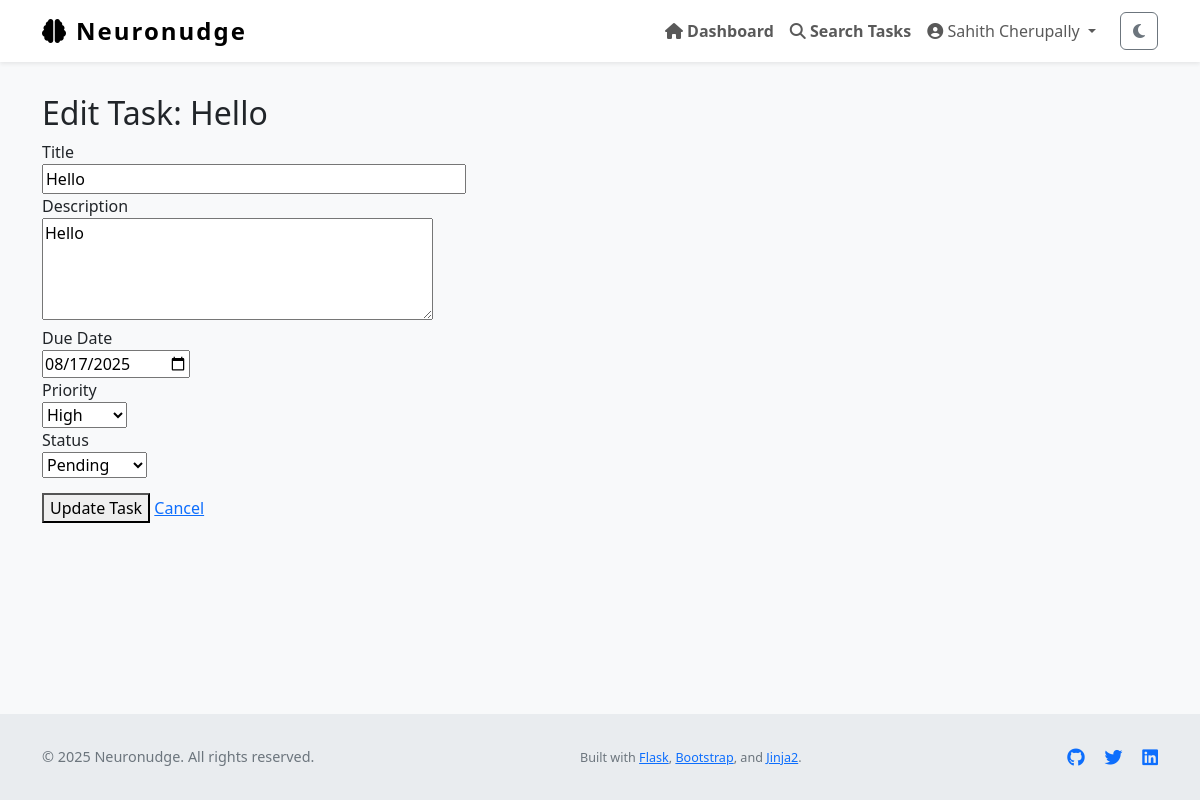
Before: /task/edit/8 (signed in) with the older database file.
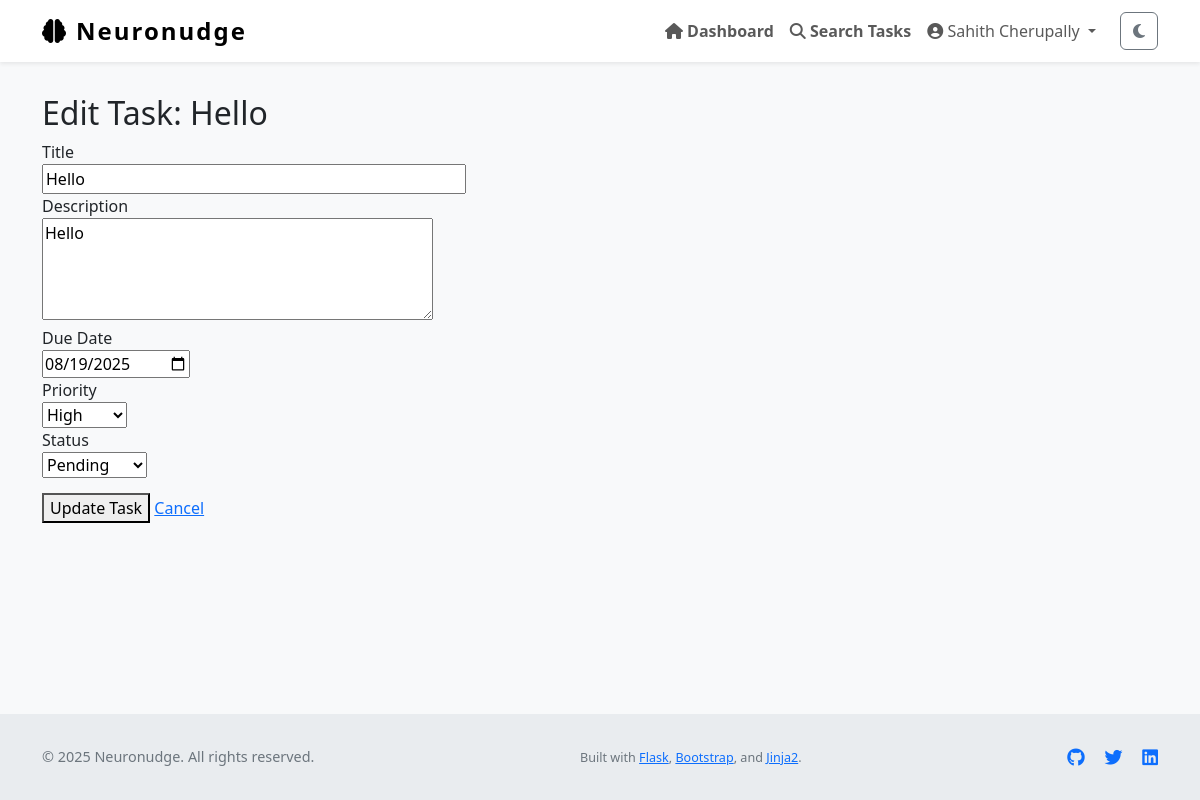
After: the same page with the newer database file.
### Neuronudge/models.py (models this page shows, shortened)
class Task(db.Model):
    id = db.Column(db.Integer, primary_key=True)
    title = db.Column(db.String(255), nullable=False)
    description = db.Column(db.Text)
    due_date = db.Column(db.DateTime)
    completed = db.Column(db.Boolean, default=False)
    priority = db.Column(db.Integer, default=3)         # 1 = high, 2 = med, 3 = low
    reminder_set = db.Column(db.Boolean, default=False)
    created_at = db.Column(db.DateTime, default=datetime.utcnow)
    updated_at = db.Column(db.DateTime, default=datetime.utcnow, onupdate=datetime.utcnow)
    user_id = db.Column(db.Integer, db.ForeignKey('user.id'), nullable=False)

### Neuronudge/views.py (the view, shortened to what this page needs)
@views.route('/task/edit/<int:id>', methods=['GET', 'POST'])
@login_required
def edit_task(id):
    task = Task.query.get_or_404(id)
    if task.user_id != current_user.id:
        flash("Unauthorized access.", category='error')
        abort(403)
    form = TaskForm(obj=task)
    if request.method == 'GET' and hasattr(form, 'priority'):
        try:
            form.priority.data = reverse_priority_map.get(task.priority, 'medium')
        except Exception:
            form.priority.data = 'medium'
    return render_template('edit_task.html', form=form, task=task)

### Neuronudge/forms.py (shortened to what this page needs)
class TaskForm(FlaskForm):
    title = StringField('Title', validators=[InputRequired(), Length(max=100)])
    description = TextAreaField('Description', validators=[Optional(), Length(max=1000)])
    completed = BooleanField('Completed')
    due_date = DateField('Due Date', format='%Y-%m-%d', validators=[Optional()])
    priority = SelectField('Priority', choices=[
        ('low', 'Low'),
        ('medium', 'Medium'),
        ('high', 'High')
    ])
    reminder_set = BooleanField('Set Reminder')
    submit = SubmitField('Save Task')
    status = SelectField('Status', choices=[
        ('pending', 'Pending'),
        ('completed', 'Completed')
    ])

### Neuronudge/templates/edit_task.html (shortened to what this page needs)
{% extends "layout.html" %}
{% block content %}
<h2>Edit Task: {{ task.title }}</h2>
<form method="POST" action="{{ url_for('views.edit_task', id=task.id) }}">
    <div>
        {{ form.title.label }}<br>
        {{ form.title(size=40) }}
    </div>
    <div>
        {{ form.description.label }}<br>
        {{ form.description(rows=4, cols=40) }}
    </div>
    <div>
        {{ form.due_date.label }}<br>
        {{ form.due_date(type="date") }}
    </div>
    <div>
        {{ form.priority.label }}<br>
        {{ form.priority() }}
    </div>
    <div>
        {{ form.status.label }}<br>
        {{ form.status() }}
    </div>
    <div style="margin-top: 15px;">
        <button type="submit">Update Task</button>
        <a href="{{ url_for('views.dashboard') }}">Cancel</a>
    </div>
</form>
{% endblock %}

Changed rows visible on the page:
changed Task "Hello": due_date "08/17/2025" → "08/19/2025"
